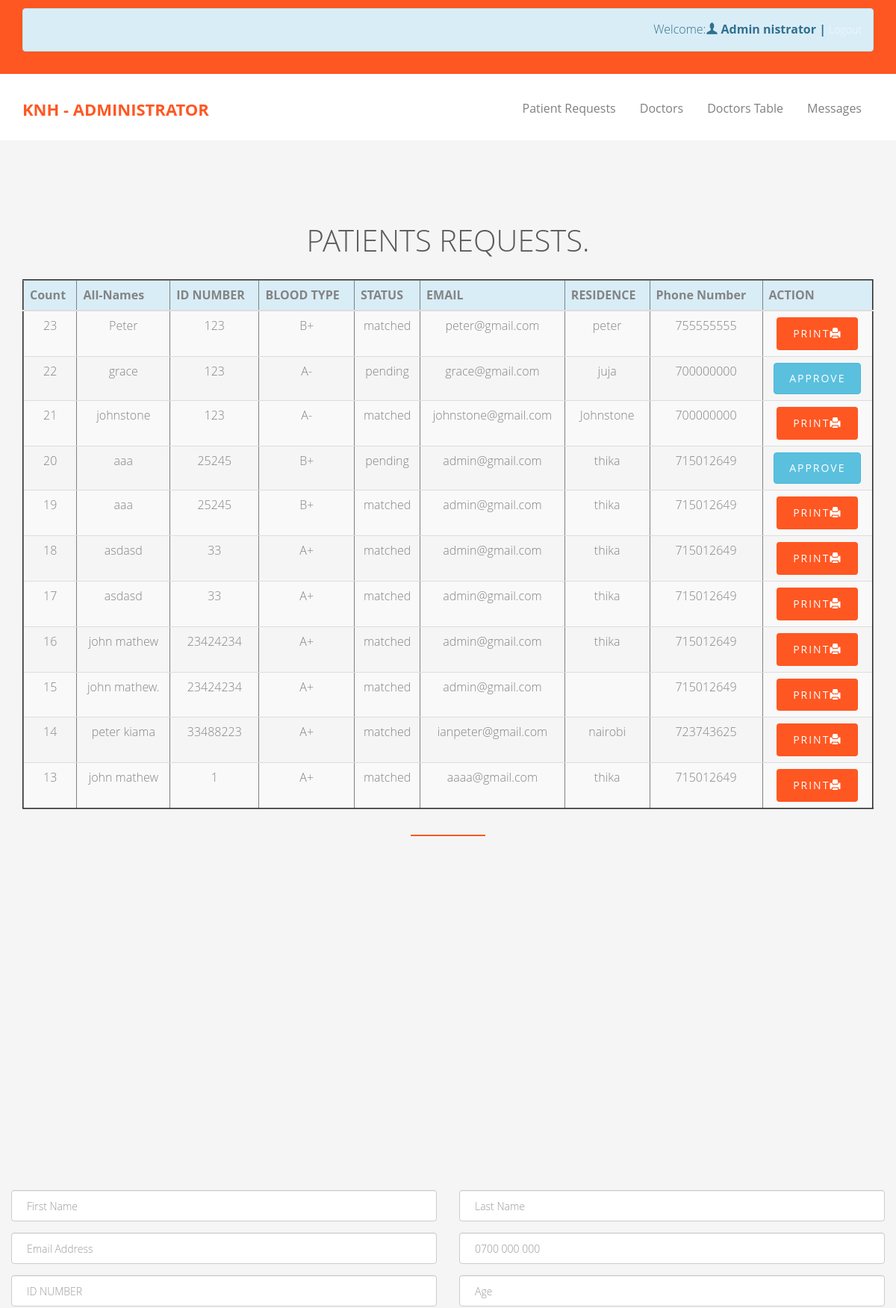
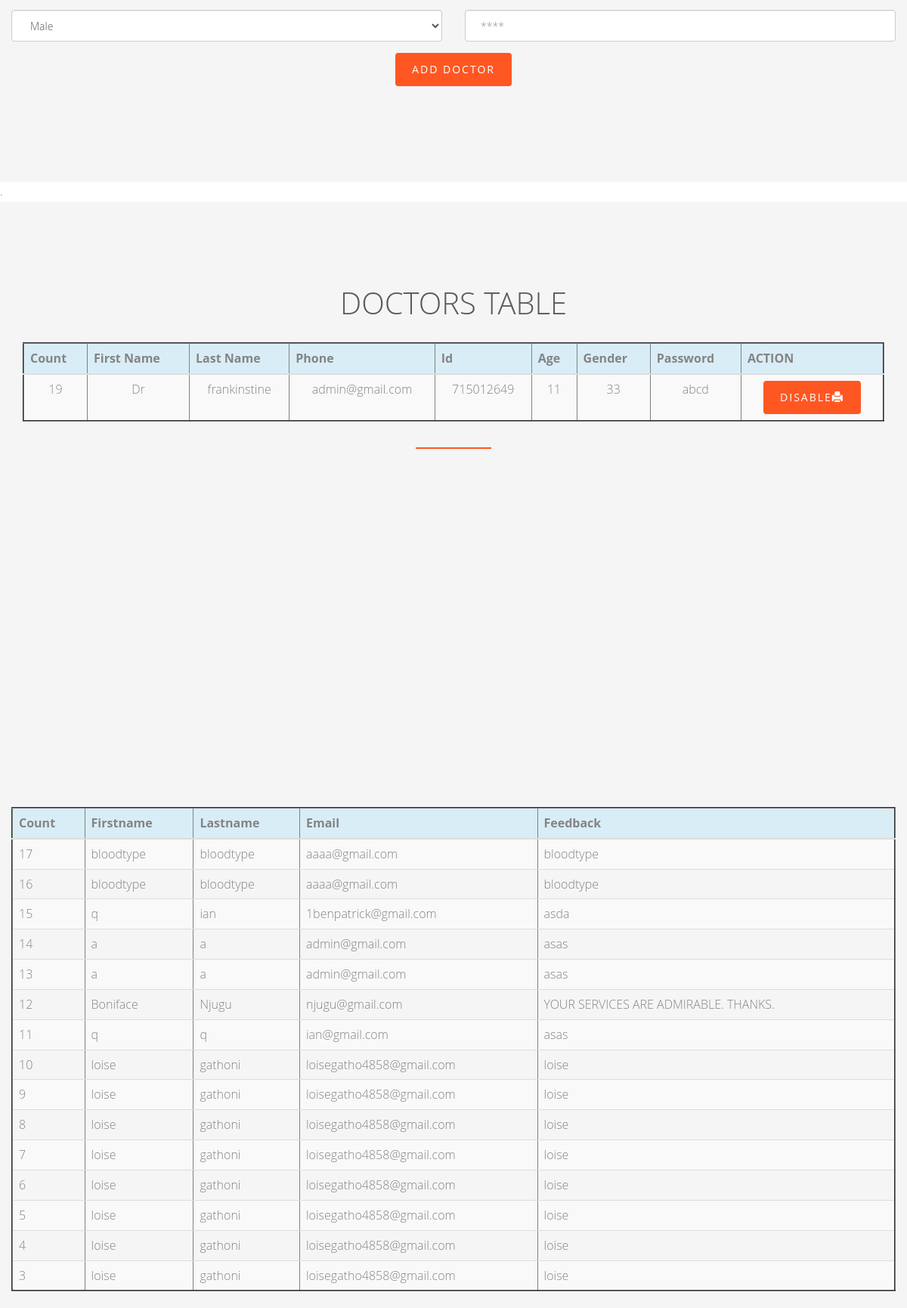
Page /admin.php (signed in, upper part) on the committed database (2 pictures, top to bottom).
### tables this page shows
CREATE TABLE `requests` (
  `count` int(50) NOT NULL,
  `allnames` char(100) NOT NULL,
  `nationalid` int(10) NOT NULL,
  `bloodtype` char(50) NOT NULL,
  `status` char(50) NOT NULL,
  `email` varchar(100) NOT NULL,
  `residence` varchar(50) NOT NULL,
  `phone` int(12) NOT NULL
);

CREATE TABLE `staff` (
  `count` int(100) NOT NULL,
  `fname` varchar(50) NOT NULL,
  `lname` varchar(50) NOT NULL,
  `email` varchar(50) NOT NULL,
  `phone` int(50) NOT NULL,
  `idnumber` int(20) NOT NULL,
  `age` int(50) NOT NULL,
  `gender` char(50) NOT NULL,
  `password` varchar(100) NOT NULL,
  `role` enum('donor','admin','doctor','') NOT NULL,
  `login` varchar(100) NOT NULL
);

CREATE TABLE `feedback` (
  `Count` int(50) NOT NULL,
  `fname` varchar(50) NOT NULL,
  `lname` varchar(50) NOT NULL,
  `email` varchar(100) NOT NULL,
  `feedback` varchar(50) NOT NULL
);

### admin.php (the view, shortened to what this page needs)
<?php
include 'db.php';
$user_check = $_SESSION['role'];?>
<!DOCTYPE html>
 <html class="no-js">
	<head>
	<link rel="stylesheet" href="css/animate.css">
	<link rel="stylesheet" href="css/icomoon.css">
	<link rel="stylesheet" href="css/bootstrap.css">
	<link rel="stylesheet" href="css/superfish.css">
	<link rel="stylesheet" href="css/style.css">
	</head>
	<body>
		<div id="fh5co-wrapper">
		<div id="fh5co-page">
		<div class="header-top">
			<div class="container">
				<div class="row">
					<div class="col-md-6 col-sm-6 text-left fh5co-link">
					</div>
					<div class="col-md-12 col-sm-8 text-right fh5co-social">
					<?php
					if (isset($_SESSION['role'])){
	$role = $_SESSION['role'];
	$lastname = $_SESSION['lname'];
	$lastname1 = $_SESSION['fname'];
	if ($role == 'admin')
	{
echo "<div class='alert alert-info' align ='right'> Welcome:<i class='icon-user icon-red'></i><b>  $lastname1  $lastname        | </b> <a href ='logout.php'><i class='fa fa-bars'></i>			Logout</a>   </div>";
	}else{
	echo "<script>alert('Error one.');</script>";
	}
}?>
					</div>
				</div>
			</div>
		</div>
		<header id="fh5co-header-section" class="sticky-banner">
			<div class="container">
				<div class="nav-header">
					<h1 id="fh5co-logo"><a href="#">KNH  - Administrator</a></h1>
					<nav id="fh5co-menu-wrap" role="navigation">
						<ul class="sf-menu" id="fh5co-primary-menu">
							<li><a href="#donor">Patient Requests</a></li>
							<li><a href="#docs">Doctors</a></li>
							<li><a href="#doctorstable">Doctors Table</a></li>
							<li><a href="#feed">Messages</a></li>
						</ul>
					</nav>
				</div>
			</div>
		</header>
 <section id="donor" class="slider">
		<div id="fh5co-feature-product" class="fh5co-section-gray">
			<div class="container">
				<div class="row">
					<div class="col-md-12 text-center heading-section">
						<h3>PATIENTS REQUESTS.</h3>
						<table class="table table-default table-border table-striped table-responsive table-hover" border="2.1px">
	      <tr class="info">
                <th>Count</th>
                <th>All-Names</th>
                <th>ID NUMBER</th>
                <th>BLOOD TYPE</th>
                <th>STATUS</th>
                <th>EMAIL</th>
                <th>RESIDENCE</th>
                <th>Phone Number</th>
                <th>ACTION</th>
            </tr>
        <tbody>
            <?php
            $q1="SELECT * FROM requests order by count desc";
            $r1=mysqli_query($conn,$q1);
            while($ra1=mysqli_fetch_assoc($r1)){
                echo "<tr>";
				echo "<td>".$ra1['count']."</td>";
				$count=$ra1['count'];
                echo "<td>".$ra1['allnames']."</td>";
                echo "<td>".$ra1['nationalid']."</td>";
                echo "<td>".$ra1['bloodtype']."</td>";
                echo "<td>".$ra1['status']."</td>";
                echo "<td>".$ra1['email']."</td>";
				echo "<td>".$ra1['residence']."</td>";
				echo "<td>".$ra1['phone']."</td>";
				if($ra1['status']=='pending'){
					echo '<td><a  href="approve.php?count='.$count.'" class="btn btn-info">Approve</a></td>';
				 }else{
					 echo '<td><a  href="view_print1.php?count='.$count.' " class="btn btn-primary">Print<span class="glyphicon glyphicon-print"></span></a></td>';
				}
                echo "</tr>";
            }
            ?>
        </tbody>
        </div>
					</div>
				</div>
			</div>
		</div>
<section id="docs" class="slider">
<div id="fh5co-blog-section" class="fh5co-section-gray">
			<div class="container">
				<div class="row">
					<form method="post" action="#" autocomplete="on">
						<div class="row">
							<div class="col-md-6">
								<div class="form-group">
									<input type="text" class="form-control" name="fname" placeholder="First Name" required>
								</div>
							</div>
							<div class="col-md-6">
								<div class="form-group">
									<input type="text" class="form-control" name="lname" placeholder="Last Name" required>
								</div>
							</div>
							<div class="col-md-6">
							<div class="form-group">
									<input type="email" class="form-control" name="email" placeholder="Email Address" required>
								</div></div>
								<div class="col-md-6">
								<div class="form-group">
									<input type="number" class="form-control" name="phone" placeholder="0700 000 000" required>
								</div>	</div>
								<div class="col-md-6">
								<div class="form-group">
									<input type="number" class="form-control" name="number" placeholder="ID NUMBER" required>
								</div></div>
								<div class="col-md-6">
								<div class="form-group">
									<input type="number" class="form-control" name="age" placeholder="Age" required>
								</div>	</div>
								<div class="col-md-6">
								<div class="form-group">
								<select name="gender" class="form-control">
		<option value="Male">Male</option>
	</select>
								 </div>
								</div>
								<div class="col-md-6">
								<div class="form-group">
									<input type="password" class="form-control" name="password" placeholder="****" required>
								</div></div>
							<div class="col-md-12" align="center">
								<div class="form-group">
									<input type="submit" class="btn btn-primary" name="submits" value="Add Doctor">
								</div>
							</div>
						</div>
					</form>
				</div>
			</div>
			</div>
		</div>
		.
		<section>
 <section id="doctorstable" class="slider">
<div id="fh5co-feature-product" class="fh5co-section-gray">
	<div class="container">
		<div class="row">
			<div class="col-md-12 text-center heading-section">
				<h3>DOCTORS TABLE</h3>
				<table class="table table-default table-border table-striped table-responsive table-hover" border="2.1px">
  <tr class="info">
		<th>Count</th>
		<th>First Name</th>
		<th>Last Name</th>
		<th>Phone</th>
		<th>Id</th>
		<th>Age</th>
		<th>Gender</th>
		<th>Password</th>
		<th>ACTION</th>
	</tr>
<tbody>
	<?php
	$q1="SELECT * FROM staff where role='doctor' order by count desc";
	$r1=mysqli_query($conn,$q1);
	while($ra1=mysqli_fetch_assoc($r1)){
		echo "<tr>";
		echo "<td>".$ra1['count']."</td>";
		$count=$ra1['count'];
		echo "<td>".$ra1['fname']."</td>";
		echo "<td>".$ra1['lname']."</td>";
		echo "<td>".$ra1['email']."</td>";
		echo "<td>".$ra1['phone']."</td>";
		echo "<td>".$ra1['idnumber']."</td>";
		echo "<td>".$ra1['age']."</td>";
		echo "<td>".$ra1['password']."</td>";
		if($ra1['login']=='no'){
			echo '<td><a  href="docapprove.php?count='.$count.'" class="btn btn-info">Approve</a></td>';
		 }else{
			 echo '<td><a  href="docdisapprove.php?count='.$count.' " class="btn btn-primary">Disable<span class="glyphicon glyphicon-print"></span></a></td>';
		}
		echo "</tr>";
	}
	?>
</tbody>
</div>
			</div>
		</div>
	</div>
</section>
        <section id="feed" class="slider">
		<div id="fh5co-blog-section" class="fh5co-section-gray">
			<div class="container">
				<div class="row">
					<table class="table table-default table-border table-striped table-responsive table-hover" border="2.1px">
	      <tr class="info">
                <th>Count</th>
                <th>Firstname</th>
                <th>Lastname</th>
                <th>Email</th>
                <th>Feedback</th>
            </tr>
        <tbody>
            <?php
            $q1="SELECT * FROM feedback order by Count desc";
            $r1=mysqli_query($conn,$q1);
            while($ra1=mysqli_fetch_assoc($r1)){
                echo "<tr>";
				echo "<td>".$ra1['Count']."</td>";
                echo "<td>".$ra1['fname']."</td>";
                echo "<td>".$ra1['lname']."</td>";
                echo "<td>".$ra1['email']."</td>";
                echo "<td>".$ra1['feedback']."</td>";
                echo "</tr>";
            }
            ?>
        </tbody>
        </div>
				</div>
			</div>
		</section>
	</body>
</html>

### css/icomoon.css (style rules this page uses)
[class^="icon-"], [class*=" icon-"] { font-family: 'icomoon' !important; speak: none; font-style: normal; font-weight: normal; font-variant: normal; text-transform: none; line-height: 1; -webkit-font-smoothing: antialiased; -moz-osx-font-smoothing: grayscale; }
.icon-user:before { content: "\ea37"; }

### css/superfish.css (style rules this page uses)
.sf-menu, .sf-menu * { margin: 0; padding: 0; list-style: none; }
.sf-menu li { position: relative; }
.sf-menu > li { float: left; }
.sf-menu a { display: block; position: relative; }
.sf-menu { float: left; margin-bottom: 1em; }
.sf-menu a { border-left: 1px solid #fff; border-top: 1px solid #dFeEFF; border-top: 1px solid rgba(255,255,255,.5); padding: .75em 1em; text-decoration: none; zoom: 1; }
.sf-menu a { color: #13a; }
.sf-menu li { background: #BDD2FF; white-space: nowrap; *white-space: normal; -webkit-transition: background .2s; transition: background .2s; }

### css/style.css (style rules this page uses)
body { font-family: "Open Sans", Arial, sans-serif; line-height: 1.6; font-size: 16px; background: #fff; color: #848484; font-weight: 300; overflow-x: hidden; }
a { color: #ff5722; -webkit-transition: 0.5s, ease; -o-transition: 0.5s, ease; transition: 0.5s, ease; }
p, ul, ol { margin-bottom: 1.5em; font-size: 16px; color: #848484; font-family: "Open Sans", Arial, sans-serif; }
h1, h2, h3, h4, h5, h6 { color: #5a5a5a; font-family: "Open Sans", Arial, sans-serif; font-weight: 400; margin: 0 0 30px 0; }
.header-top { padding: 10px 0; background: #ff5722; }
.header-top .fh5co-social a { color: rgba(255, 255, 255, 0.7); font-size: 14px; margin-right: 15px; position: relative; -webkit-transition: 0.5s, ease-in-out; -o-transition: 0.5s, ease-in-out; transition: 0.5s, ease-in-out; }
.header-top .fh5co-social a:last-child { margin-right: 0; }
.sf-menu { margin: 7px 0 0 0 !important; }
.sf-menu { float: right; }
.sf-menu a { color: rgba(0, 0, 0, 0.5); padding: 0.75em 1em !important; font-weight: normal; border-left: none; border-top: none; border-top: none; text-decoration: none; zoom: 1; font-size: 16px; border-bottom: none !important; }
.sf-menu li, .sf-menu ul li, .sf-menu ul ul li, .sf-menu li:hover, .sf-menu li.sfHover { background: transparent; }
#fh5co-header-section { padding: 0; position: relative; left: 0; width: 100%; z-index: 1022; background: #fff; }
.nav-header { position: relative; float: left; width: 100%; }
#fh5co-logo { position: relative; z-index: 2; font-size: 22px; text-transform: uppercase; margin-top: 35px; font-weight: 700; float: left; }
#fh5co-logo a { color: #ff5722; }
#fh5co-menu-wrap { position: relative; z-index: 2; display: block; float: right; margin-top: 15px; }
#fh5co-menu-wrap .sf-menu a { padding: 1em .75em; }
#fh5co-work-section, #fh5co-services-section, #fh5co-content-section, #fh5co-work-section_2, #fh5co-blog-section, #fh5co-features { padding: 7em 0; }
.fh5co-section-gray { background: rgba(0, 0, 0, 0.04); }
.heading-section { padding-bottom: 1em; margin-bottom: 5em; }
.heading-section:after { position: absolute; content: ''; bottom: 0; left: 50%; width: 100px; margin-left: -50px; height: 2px; background: #ff5722; }
.heading-section h3 { font-size: 40px; font-weight: 300; position: relative; }
#fh5co-feature-product { padding: 7em 0; }
.btn { -webkit-transition: 0.3s; -o-transition: 0.3s; transition: 0.3s; }
.btn { text-transform: uppercase; letter-spacing: 2px; -webkit-transition: 0.3s; -o-transition: 0.3s; transition: 0.3s; }
.btn.btn-primary { background: #ff5722; color: #fff; border: none !important; border: 2px solid transparent !important; }
#fh5co-wrapper { overflow-x: hidden; position: relative; }
#fh5co-page { position: relative; -webkit-transition: 0.5s; -o-transition: 0.5s; transition: 0.5s; }
#offcanvas-menu { position: absolute; top: 0; bottom: 0; z-index: 99; background: #222; right: -240px; width: 240px; padding: 20px; overflow-y: scroll !important; display: none; }
#offcanvas-menu ul { padding: 0; margin: 0; }
#offcanvas-menu ul li { padding: 0; margin: 0 0 10px 0; list-style: none; }
#offcanvas-menu ul li a { font-size: 18px; color: rgba(255, 255, 255, 0.4); }

### rows in the picture
requests: count "23", allnames "Peter", nationalid "123", bloodtype "B+", status "matched", email "peter@gmail.com", residence "peter", phone "755555555"
requests: count "22", allnames "grace", nationalid "123", bloodtype "A-", status "pending", email "grace@gmail.com", residence "juja", phone "700000000"
requests: count "21", allnames "johnstone", nationalid "123", bloodtype "A-", status "matched", email "johnstone@gmail.com", residence "Johnstone", phone "700000000"
requests: count "20", allnames "aaa", nationalid "25245", bloodtype "B+", status "pending", email "admin@gmail.com", residence "thika", phone "715012649"
requests: count "19", allnames "aaa", nationalid "25245", bloodtype "B+", status "matched", email "admin@gmail.com", residence "thika", phone "715012649"
requests: count "18", allnames "asdasd", nationalid "33", bloodtype "A+", status "matched", email "admin@gmail.com", residence "thika", phone "715012649"
requests: count "17", allnames "asdasd", nationalid "33", bloodtype "A+", status "matched", email "admin@gmail.com", residence "thika", phone "715012649"
requests: count "16", allnames "john mathew", nationalid "23424234", bloodtype "A+", status "matched", email "admin@gmail.com", residence "thika", phone "715012649"
requests: count "15", allnames "john mathew.", nationalid "23424234", bloodtype "A+", status "matched", email "admin@gmail.com", phone "715012649"
requests: count "14", allnames "peter kiama", nationalid "33488223", bloodtype "A+", status "matched", email "ianpeter@gmail.com", residence "nairobi", phone "723743625"
requests: count "13", allnames "john mathew", nationalid "1", bloodtype "A+", status "matched", email "aaaa@gmail.com", residence "thika", phone "715012649"
staff: count "19", fname "Dr", lname "frankinstine", email "admin@gmail.com", phone "715012649", idnumber "11", age "33", password "abcd"
feedback: Count "17", fname "bloodtype", lname "bloodtype", email "aaaa@gmail.com", feedback "bloodtype"
feedback: Count "16", fname "bloodtype", lname "bloodtype", email "aaaa@gmail.com", feedback "bloodtype"
feedback: Count "15", fname "q", lname "ian", email "1benpatrick@gmail.com", feedback "asda"
feedback: Count "14", fname "a", lname "a", email "admin@gmail.com", feedback "asas"
feedback: Count "13", fname "a", lname "a", email "admin@gmail.com", feedback "asas"
feedback: Count "12", fname "Boniface", lname "Njugu", email "njugu@gmail.com", feedback "YOUR SERVICES ARE ADMIRABLE. THANKS."
feedback: Count "11", fname "q", lname "q", email "ian@gmail.com", feedback "asas"
feedback: Count "10", fname "loise", lname "gathoni", email "loisegatho4858@gmail.com", feedback "loise"
feedback: Count "9", fname "loise", lname "gathoni", email "loisegatho4858@gmail.com", feedback "loise"
feedback: Count "8", fname "loise", lname "gathoni", email "loisegatho4858@gmail.com", feedback "loise"
feedback: Count "7", fname "loise", lname "gathoni", email "loisegatho4858@gmail.com", feedback "loise"
feedback: Count "6", fname "loise", lname "gathoni", email "loisegatho4858@gmail.com", feedback "loise"
feedback: Count "5", fname "loise", lname "gathoni", email "loisegatho4858@gmail.com", feedback "loise"
feedback: Count "4", fname "loise", lname "gathoni", email "loisegatho4858@gmail.com", feedback "loise"
feedback: Count "3", fname "loise", lname "gathoni", email "loisegatho4858@gmail.com", feedback "loise"

### other values in the picture
$lastname1 "Admin"
$lastname "nistrator"
